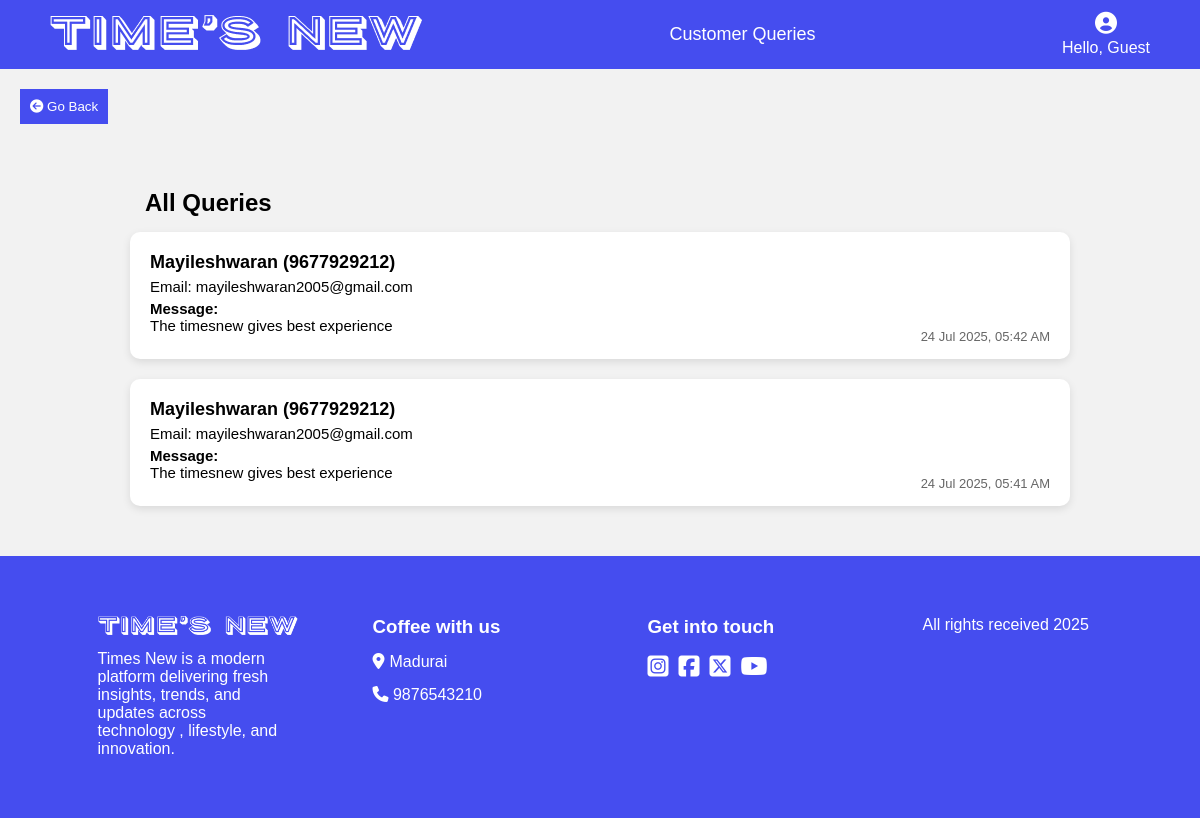
Screenshot of /query.php with the database file from the repository.
### tables this page shows
CREATE TABLE `query` (
  `id` int(11) NOT NULL,
  `name` varchar(100) NOT NULL,
  `email` varchar(100) NOT NULL,
  `phone` varchar(20) NOT NULL,
  `message` text NOT NULL,
  `created_at` timestamp NOT NULL DEFAULT current_timestamp()
);

### query.php (the view, shortened to what this page needs)
<?php
include('db.php');
$result = $conn->query("SELECT * FROM query ORDER BY created_at DESC");
?>
<?php
include('./auth.php');
if (!isset($_SESSION['user_id'])) {
    $username = "Guest";
}
?>
<!DOCTYPE html>
<html>
<head>
    <link rel="stylesheet" href="./css/nav.css">
    <link rel="stylesheet" href="https://cdnjs.cloudflare.com/ajax/libs/font-awesome/6.7.2/css/all.min.css">
    <link rel="stylesheet" href="./css/query.css">
</head>
<body>
<div class="navbar">
    <div class="logo">
        <img src="./image/Time’s new.png" alt="Logo">
    </div>
    <div class="center">Customer Queries</div>
    <div class="right">
        <i class="fas fa-user-circle profile-icon"></i>
                  <p class="text" style="color: white;">Hello, <?= htmlspecialchars($username) ?></p>
    </div>
</div>
  <div class="arrow">
    <button onclick="history.back()" class="btn-back"> <i class="fa-solid fa-circle-arrow-left"></i> Go Back</button>
 </div>
<div class="container">
    <h2>All Queries</h2>
    <?php if ($result->num_rows > 0): ?>
        <?php while ($row = $result->fetch_assoc()): ?>
            <div class="query-card">
                <h3><?= htmlspecialchars($row['name']) ?> (<?= htmlspecialchars($row['phone']) ?>)</h3>
                <p>Email: <?= htmlspecialchars($row['email']) ?></p>
                <p><strong>Message:</strong><br><?= nl2br(htmlspecialchars($row['message'])) ?></p>
                <div class="timestamp"><?= date('d M Y, h:i A', strtotime($row['created_at'])) ?></div>
            </div>
        <?php endwhile; ?>
    <?php else: ?>
        <p>No queries found.</p>
    <?php endif; ?>
</div>
<footer>
    <div class="foot-1">
             <img src="./image/Time’s new.png" alt="" width="200px">
             <p>Times New is a modern platform delivering fresh insights, trends, and updates across technology
                , lifestyle, and innovation.</p>
    </div>
    <div class="foot-3">
        <h3>Coffee with us</h3>
         <div class="fr"><i class="fa-solid fa-location-dot"></i> <p>Madurai</p></div>
         <div class="fr"><a href="tel:+91 9876543210" target="_blank"><i class="fa-solid fa-phone"></i> <span> 9876543210</span>
                    </a></div>
    </div>
   <div class="foot-4">
    <h3>Get into touch</h3>
    <div class="foot-4a">
   <a href="https://www.instagram.com/accounts/login/?hl=en" target="_blank"> <i class="fa-brands fa-square-instagram"></i></a>
    <a href="https://www.facebook.com/login/" target="_blank"><i class="fa-brands fa-square-facebook"></i></a>
  <a href="https://x.com/i/flow/login" target="_blank"><i class="fa-brands fa-square-x-twitter"></i></a>
  <a href="https://www.youtube.com/" target="_blank"><i class="fa-brands fa-youtube"></i></a></div></div>
     <div class="foot-2">
          <p>All rights received 2025</p>
    </div>
    </footer>
</body>
</html>

### css/nav.css (style rules this page uses)
* { margin: 0; padding: 0; box-sizing: border-box; font-family: sans-serif; }
:root { --primary-color: #454DEF; --text-white: #ffffff; --text-black: #000000; --gray-bg: #f1f1f1; --light-blue-bg: #cccfff; --overlay-bg: rgba(0, 0, 0, 0.5); --form-shadow: 0 4px 8px 0 rgba(0, 0, 0, 0.2); --font-main: sans-serif; --font-xl: 80px; --font-lg: 50px; --font-md: 40px; --font-sm: 20px; --font-xs: 12px; }
.navbar { display: flex; justify-content: space-between; align-items: center; padding: 12px 50px; width: 100%; background-color: var(--primary-color); color: #fff; }
.navbar .logo { font-size: 20px; font-weight: bold; text-transform: uppercase; }
.navbar .center { font-size: 18px; }
.navbar .right { position: relative; }
.right { display: flex; flex-direction: column; align-items: center; justify-content: center; gap: 5px; }
.navbar .profile-icon { font-size: 22px; cursor: pointer; }
.text { color: var(--text-white); }
footer { display: flex; width: 100%; padding: 50px 50px 50px 50px; background-color: var(--primary-color); color: var(--text-white); justify-content: space-around; align-items: start; flex-wrap: wrap; }
.foot-1,.foot-2,.foot-3,.foot-4 { width: 20%; padding: 10px 20px 10px 20px; }
.foot-1 { display: flex; flex-direction: column; gap: 15px; }
.foot-1 p { font-size: 16px; text-align: start; color: var(--text-white); }
.foot-3 { display: flex; flex-direction: column; gap: 15px; align-self: flex-start; }
.foot-4 { display: flex; flex-direction: column; gap: 15px; align-self: flex-start; }
.arrow { padding: 20px; border-radius: 5px; }
.btn-back { background-color: var(--primary-color); color: var(--text-white); padding: 10px; border:none; }
.foot-4a { display: flex; gap: 5px; }
.foot-4a a { font-size: 24px; margin-right: 5px; text-decoration-color: none; color: var(--text-white); }
.fr { display: flex; color: var(--text-white); gap: 5px; }
.fr p { color: var(--text-white); }
.fr a { text-decoration: none; text-decoration-color: none; color: var(--text-white); }

### css/query.css (style rules this page uses)
body { font-family: 'Segoe UI', sans-serif; margin: 0; padding: 0; background: #f2f2f2; }
h2 { padding: 15px; }
.container { padding: 30px; max-width: 1000px; margin: auto; }
.query-card { background: white; border-radius: 10px; padding: 20px; margin-bottom: 20px; box-shadow: 0 3px 8px rgba(0, 0, 0, 0.1); position: relative; }
.query-card h3 { margin: 0; font-size: 18px; }
.query-card p { margin: 5px 0; font-size: 15px; }
.query-card .timestamp { position: absolute; bottom: 15px; right: 20px; font-size: 13px; color: #666; }

### rows the page displays
query: name "Mayileshwaran", phone "9677929212", email "mayileshwaran2005@gmail.com", message "The timesnew gives best experience", created_at "24 Jul 2025, 05:42 AM"
query: name "Mayileshwaran", phone "9677929212", email "mayileshwaran2005@gmail.com", message "The timesnew gives best experience", created_at "24 Jul 2025, 05:41 AM"

### other values shown
$username "Guest"
